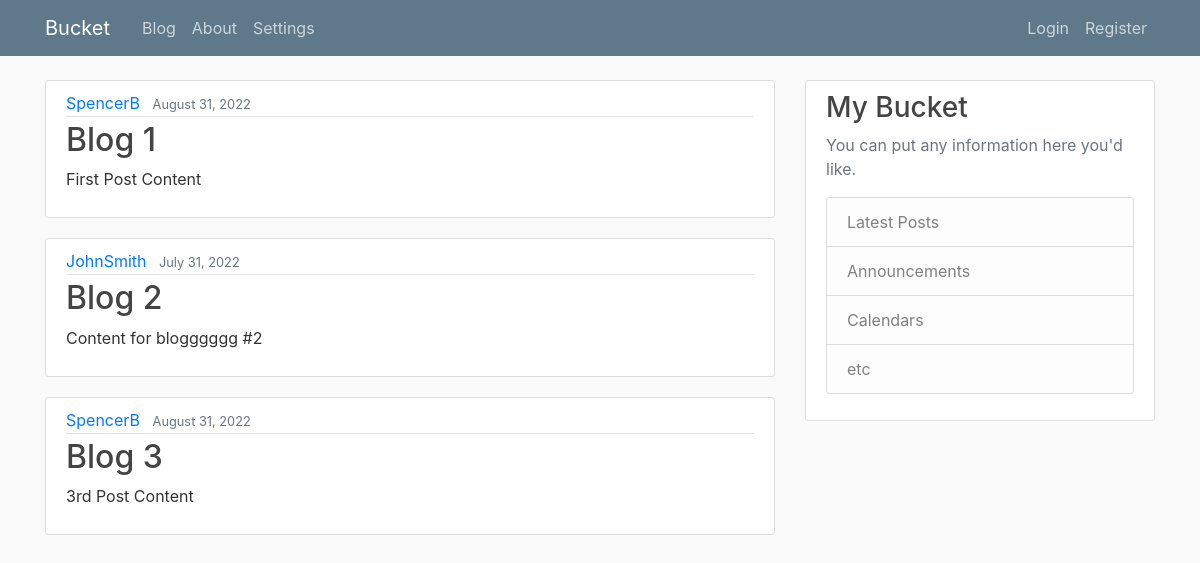
Screenshot of /blog/ with the database file from the repository.
### blog/models.py (models this page shows, shortened)
class Post(models.Model):
    title = models.CharField(max_length=100)
    content = models.TextField()
    date_posted = models.DateTimeField(default=timezone.now)
    author = models.ForeignKey(User, on_delete=models.CASCADE) #deletes posts if user is deleted.

### blog/views.py (the view)
# urls.py: path('', views.home, name='blog'),
def home(request):
    context = {
        'posts':Post.objects.all()
    }
    return render(request, 'blog/blog.html', context)

### blog/templates/blog/blog.html
{% extends "bucket/base.html" %}
{% block content %}
    {% for post in posts %}
    <article class="media content-section">
        <div class="media-body">
          <div class="article-metadata">
            <a class="mr-2" href="#">{{ post.author }}</a>
            <small class="text-muted">{{ post.date_posted|date:'F d, Y' }}</small>
          </div>
          <h2><a class="article-title" href="#">{{ post.title }}</a></h2>
          <p class="article-content">{{ post.content }}</p>
        </div>
      </article>
    {% endfor %}
{% endblock content %}

### bucket/templates/bucket/base.html (shortened to what this page needs)
{% load static %}
<!DOCTYPE html>
<html>
<head>
    <link rel="stylesheet" href="https://maxcdn.bootstrapcdn.com/bootstrap/4.0.0/css/bootstrap.min.css">
    <link rel="stylesheet" type="text/css" href="{% static 'blog/main.css' %}">
</head>
<body>
    <header class="site-header">
      <nav class="navbar navbar-expand-md navbar-dark bg-steel fixed-top">
        <div class="container">
          <a class="navbar-brand mr-4" href="{% url 'bucket-home' %}">Bucket</a>
          <div class="collapse navbar-collapse" id="navbarToggle">
            <div class="navbar-nav mr-auto">
            <a class="nav-item nav-link" href="{% url 'blog' %}">Blog</a>
            <a class="nav-item nav-link" href="{% url 'about' %}">About</a>
            <a class="nav-item nav-link" href="{% url 'setting' %}">Settings</a>
          </div>
            <div class="navbar-nav">
              {% if user.is_authenticated %}
              <a class="nav-item nav-link">Welcome {{ user.username }}</a>
              <a class="nav-item nav-link" href="{% url 'profile' %}">Profile</a>
              <a class="nav-item nav-link" href="{% url 'logout' %}">Logout</a>
              {% else %}
              <a class="nav-item nav-link" href="{% url 'login' %}">Login</a>
              <a class="nav-item nav-link" href="{% url 'register' %}">Register</a>
              {% endif %}
            </div>
          </div>
        </div>
      </nav>
    </header>
    <main role="main" class="container">
      <div class="row">
        <div class="col-md-8">
          {% block content %}{% endblock %}
        </div>
        <div class="col-md-4">
          <div class="content-section">
            <h3>My Bucket</h3>
            <p class='text-muted'>You can put any information here you'd like.
              <ul class="list-group">
                <li class="list-group-item list-group-item-light">Latest Posts</li>
                <li class="list-group-item list-group-item-light">Announcements</li>
                <li class="list-group-item list-group-item-light">Calendars</li>
                <li class="list-group-item list-group-item-light">etc</li>
              </ul>
            </p>
          </div>
        </div>
      </div>
    </main>
</body>
</html>

### blog/static/blog/main.css (style rules this page uses)
body { background: #fafafa; color: #333333; margin-top: 5rem; }
h1, h2, h3, h4, h5, h6 { color: #444444; }
ul { margin: 0; }
.bg-steel { background-color: #5f788a; }
.site-header .navbar-nav .nav-link { color: #cbd5db; }
.content-section { background: #ffffff; padding: 10px 20px; border: 1px solid #dddddd; border-radius: 3px; margin-bottom: 20px; }
.article-title { color: #444444; }
.article-content { white-space: pre-line; }
.article-metadata { padding-bottom: 1px; margin-bottom: 4px; border-bottom: 1px solid #e3e3e3 }

### rows the page displays
Post: author "SpencerB", date_posted "August 31, 2022", title "Blog 1", content "First Post Content"
Post: author "JohnSmith", date_posted "July 31, 2022", title "Blog 2", content "Content for blogggggg #2"
Post: author "SpencerB", date_posted "August 31, 2022", title "Blog 3", content "3rd Post Content"
